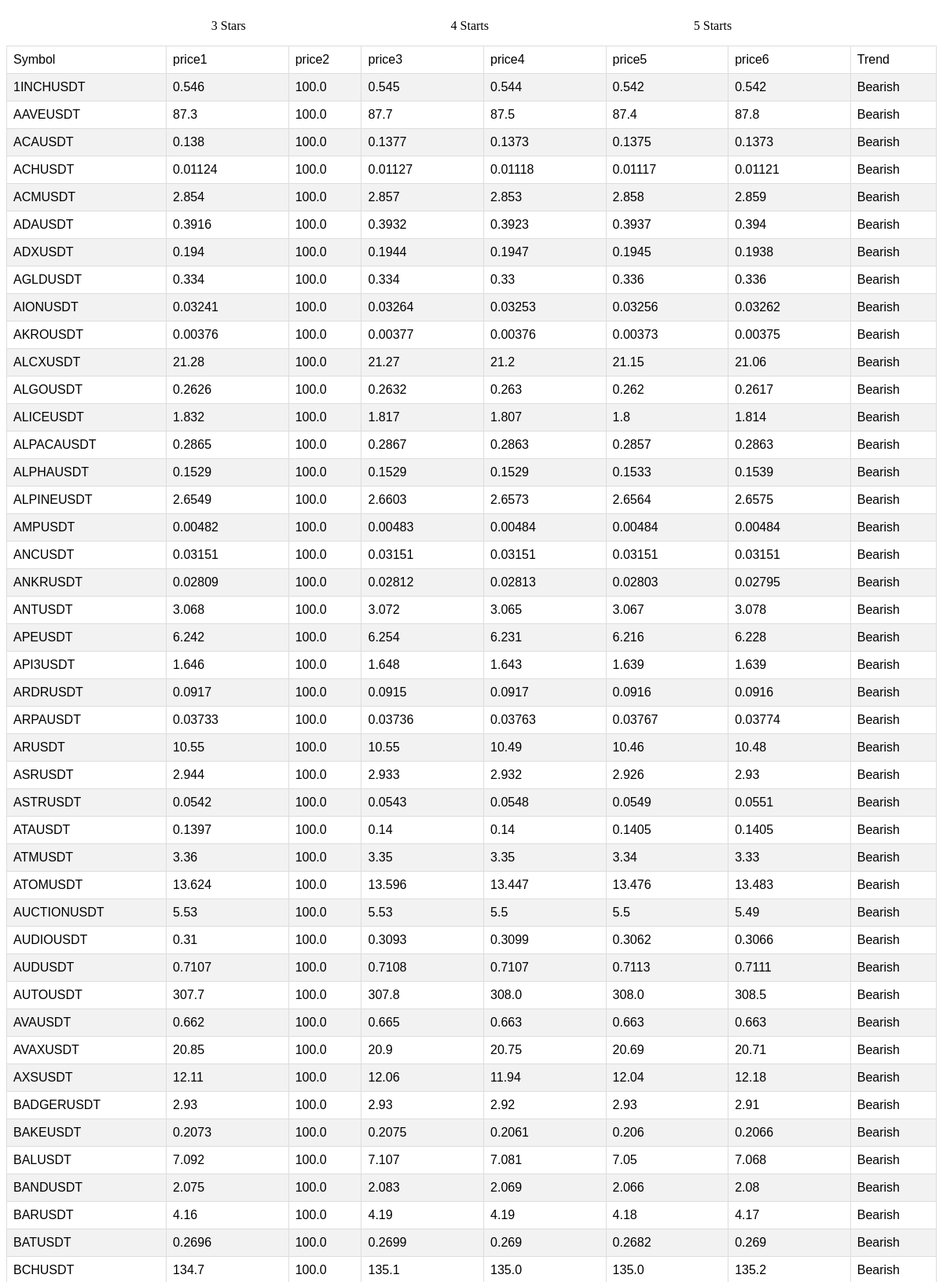
The app's page /search/ (upper part) with its own data.
### search/models.py (models this page shows, shortened)
class Crypto(models.Model):
    symbol = models.CharField(max_length=10)
    trend = models.CharField(max_length=25,null = True)
    price1 = models.FloatField(blank=True, null=True)
    price2 = models.FloatField(blank=True, null=True)
    price3 = models.FloatField(blank=True, null=True)
    price4 = models.FloatField(blank=True, null=True)
    price5 = models.FloatField(blank=True, null=True)
    price6 = models.FloatField()

### search/views.py (the view)
# urls.py: path('search/',include('search.urls')),
def search(request):
    return render(request, 'search/search.html', {
        "cryptos": Crypto.objects.all(),
        "3star": Crypto.objects.filter(trend ="3star"),
        "4star": Crypto.objects.filter(trend ="4star"),
        "5star": Crypto.objects.filter(trend ="5star"),
    })

### search/templates/search/search.html (shortened to what this page needs)
<!DOCTYPE html>
<html lang="en">
<head>
</head>
<body>
    <div class="trends">
        <div>
            <p>3 Stars</p>
        </div>
        <div>
            <p>4 Starts</p>
        </div>
        <div>
            <p>5 Starts</p>
        </div>
    </div>
    <table id="customers">
        <tr>
            <td>Symbol</td>
            <td>price1</td>
            <td>price2</td>
            <td>price3</td>
            <td>price4</td>
            <td>price5</td>
            <td>price6</td>
            <td>Trend</td>
        </tr>
        {% for crypto in cryptos %}
        <tr>
            <td>{{ crypto.symbol }}</td>
            <td>{{ crypto.price1 }}</td>
            <td>{{ crypto.price2 }}</td>
            <td>{{ crypto.price3 }}</td>
            <td>{{ crypto.price4 }}</td>
            <td>{{ crypto.price5 }}</td>
            <td>{{ crypto.price6 }}</td>
            <td>{{ crypto.trend }}</td>
        </tr>
        {% endfor %}
    </table>
</body>
</html>

### search/templates/search/search.html (style rules this page uses)
#customers { font-family: Arial, Helvetica, sans-serif; border-collapse: collapse; width: 100%; }
#customers td, #customers th { border: 1px solid #ddd; padding: 8px; }
#customers tr:nth-child(even) { background-color: #f2f2f2; }
.trends { display:flex; justify-content:space-evenly; }
.trends > div >p { border-bottom : 1 px solid black; }

### records on screen
Crypto: symbol "1INCHUSDT", price1 "0.546", price2 "100.0", price3 "0.545", price4 "0.544", price5 "0.542", price6 "0.542", trend "Bearish"
Crypto: symbol "AAVEUSDT", price1 "87.3", price2 "100.0", price3 "87.7", price4 "87.5", price5 "87.4", price6 "87.8", trend "Bearish"
Crypto: symbol "ACAUSDT", price1 "0.138", price2 "100.0", price3 "0.1377", price4 "0.1373", price5 "0.1375", price6 "0.1373", trend "Bearish"
Crypto: symbol "ACHUSDT", price1 "0.01124", price2 "100.0", price3 "0.01127", price4 "0.01118", price5 "0.01117", price6 "0.01121", trend "Bearish"
Crypto: symbol "ACMUSDT", price1 "2.854", price2 "100.0", price3 "2.857", price4 "2.853", price5 "2.858", price6 "2.859", trend "Bearish"
Crypto: symbol "ADAUSDT", price1 "0.3916", price2 "100.0", price3 "0.3932", price4 "0.3923", price5 "0.3937", price6 "0.394", trend "Bearish"
Crypto: symbol "ADXUSDT", price1 "0.194", price2 "100.0", price3 "0.1944", price4 "0.1947", price5 "0.1945", price6 "0.1938", trend "Bearish"
Crypto: symbol "AGLDUSDT", price1 "0.334", price2 "100.0", price3 "0.334", price4 "0.33", price5 "0.336", price6 "0.336", trend "Bearish"
Crypto: symbol "AIONUSDT", price1 "0.03241", price2 "100.0", price3 "0.03264", price4 "0.03253", price5 "0.03256", price6 "0.03262", trend "Bearish"
Crypto: symbol "AKROUSDT", price1 "0.00376", price2 "100.0", price3 "0.00377", price4 "0.00376", price5 "0.00373", price6 "0.00375", trend "Bearish"
Crypto: symbol "ALCXUSDT", price1 "21.28", price2 "100.0", price3 "21.27", price4 "21.2", price5 "21.15", price6 "21.06", trend "Bearish"
Crypto: symbol "ALGOUSDT", price1 "0.2626", price2 "100.0", price3 "0.2632", price4 "0.263", price5 "0.262", price6 "0.2617", trend "Bearish"
Crypto: symbol "ALICEUSDT", price1 "1.832", price2 "100.0", price3 "1.817", price4 "1.807", price5 "1.8", price6 "1.814", trend "Bearish"
Crypto: symbol "ALPACAUSDT", price1 "0.2865", price2 "100.0", price3 "0.2867", price4 "0.2863", price5 "0.2857", price6 "0.2863", trend "Bearish"
Crypto: symbol "ALPHAUSDT", price1 "0.1529", price2 "100.0", price3 "0.1529", price4 "0.1529", price5 "0.1533", price6 "0.1539", trend "Bearish"
Crypto: symbol "ALPINEUSDT", price1 "2.6549", price2 "100.0", price3 "2.6603", price4 "2.6573", price5 "2.6564", price6 "2.6575", trend "Bearish"
Crypto: symbol "AMPUSDT", price1 "0.00482", price2 "100.0", price3 "0.00483", price4 "0.00484", price5 "0.00484", price6 "0.00484", trend "Bearish"
Crypto: symbol "ANCUSDT", price1 "0.03151", price2 "100.0", price3 "0.03151", price4 "0.03151", price5 "0.03151", price6 "0.03151", trend "Bearish"
Crypto: symbol "ANKRUSDT", price1 "0.02809", price2 "100.0", price3 "0.02812", price4 "0.02813", price5 "0.02803", price6 "0.02795", trend "Bearish"
Crypto: symbol "ANTUSDT", price1 "3.068", price2 "100.0", price3 "3.072", price4 "3.065", price5 "3.067", price6 "3.078", trend "Bearish"
Crypto: symbol "APEUSDT", price1 "6.242", price2 "100.0", price3 "6.254", price4 "6.231", price5 "6.216", price6 "6.228", trend "Bearish"
Crypto: symbol "API3USDT", price1 "1.646", price2 "100.0", price3 "1.648", price4 "1.643", price5 "1.639", price6 "1.639", trend "Bearish"
Crypto: symbol "ARDRUSDT", price1 "0.0917", price2 "100.0", price3 "0.0915", price4 "0.0917", price5 "0.0916", price6 "0.0916", trend "Bearish"
Crypto: symbol "ARPAUSDT", price1 "0.03733", price2 "100.0", price3 "0.03736", price4 "0.03763", price5 "0.03767", price6 "0.03774", trend "Bearish"
Crypto: symbol "ARUSDT", price1 "10.55", price2 "100.0", price3 "10.55", price4 "10.49", price5 "10.46", price6 "10.48", trend "Bearish"
Crypto: symbol "ASRUSDT", price1 "2.944", price2 "100.0", price3 "2.933", price4 "2.932", price5 "2.926", price6 "2.93", trend "Bearish"
Crypto: symbol "ASTRUSDT", price1 "0.0542", price2 "100.0", price3 "0.0543", price4 "0.0548", price5 "0.0549", price6 "0.0551", trend "Bearish"
Crypto: symbol "ATAUSDT", price1 "0.1397", price2 "100.0", price3 "0.14", price4 "0.14", price5 "0.1405", price6 "0.1405", trend "Bearish"
Crypto: symbol "ATMUSDT", price1 "3.36", price2 "100.0", price3 "3.35", price4 "3.35", price5 "3.34", price6 "3.33", trend "Bearish"
Crypto: symbol "ATOMUSDT", price1 "13.624", price2 "100.0", price3 "13.596", price4 "13.447", price5 "13.476", price6 "13.483", trend "Bearish"
Crypto: symbol "AUCTIONUSDT", price1 "5.53", price2 "100.0", price3 "5.53", price4 "5.5", price5 "5.5", price6 "5.49", trend "Bearish"
Crypto: symbol "AUDIOUSDT", price1 "0.31", price2 "100.0", price3 "0.3093", price4 "0.3099", price5 "0.3062", price6 "0.3066", trend "Bearish"
Crypto: symbol "AUDUSDT", price1 "0.7107", price2 "100.0", price3 "0.7108", price4 "0.7107", price5 "0.7113", price6 "0.7111", trend "Bearish"
Crypto: symbol "AUTOUSDT", price1 "307.7", price2 "100.0", price3 "307.8", price4 "308.0", price5 "308.0", price6 "308.5", trend "Bearish"
Crypto: symbol "AVAUSDT", price1 "0.662", price2 "100.0", price3 "0.665", price4 "0.663", price5 "0.663", price6 "0.663", trend "Bearish"
Crypto: symbol "AVAXUSDT", price1 "20.85", price2 "100.0", price3 "20.9", price4 "20.75", price5 "20.69", price6 "20.71", trend "Bearish"
Crypto: symbol "AXSUSDT", price1 "12.11", price2 "100.0", price3 "12.06", price4 "11.94", price5 "12.04", price6 "12.18", trend "Bearish"
Crypto: symbol "BADGERUSDT", price1 "2.93", price2 "100.0", price3 "2.93", price4 "2.92", price5 "2.93", price6 "2.91", trend "Bearish"
Crypto: symbol "BAKEUSDT", price1 "0.2073", price2 "100.0", price3 "0.2075", price4 "0.2061", price5 "0.206", price6 "0.2066", trend "Bearish"
Crypto: symbol "BALUSDT", price1 "7.092", price2 "100.0", price3 "7.107", price4 "7.081", price5 "7.05", price6 "7.068", trend "Bearish"
Crypto: symbol "BANDUSDT", price1 "2.075", price2 "100.0", price3 "2.083", price4 "2.069", price5 "2.066", price6 "2.08", trend "Bearish"
Crypto: symbol "BARUSDT", price1 "4.16", price2 "100.0", price3 "4.19", price4 "4.19", price5 "4.18", price6 "4.17", trend "Bearish"
Crypto: symbol "BATUSDT", price1 "0.2696", price2 "100.0", price3 "0.2699", price4 "0.269", price5 "0.2682", price6 "0.269", trend "Bearish"
Crypto: symbol "BCHUSDT", price1 "134.7", price2 "100.0", price3 "135.1", price4 "135.0", price5 "135.0", price6 "135.2", trend "Bearish"
